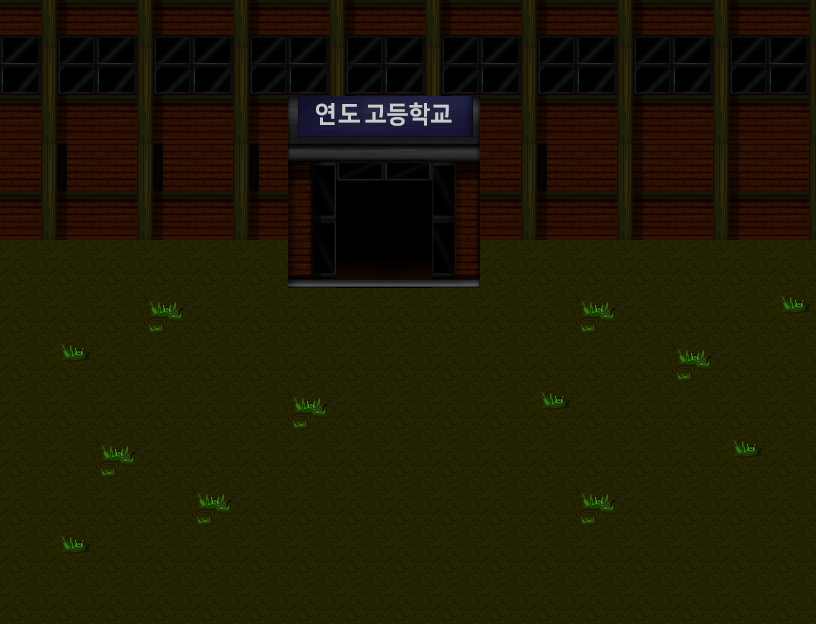

Below is a game level as drawn by its tile map, then a one-line description and the .tmx file that defines it, in full:
An orthogonal 17x13 tile map with 48x48 px tiles, 2 tile layers (Tile Layer 1, Object), 3 tilesets.

<map version="1.10" tiledversion="1.10.1" orientation="orthogonal" renderorder="right-down" width="17" height="13" tilewidth="48" tileheight="48" infinite="0" nextlayerid="3" nextobjectid="1">
 <tileset firstgid="1" source="TileSetA.tsx" />
 <tileset firstgid="129" source="TileSetC.tsx" />
 <tileset firstgid="257" source="TileSetB.tsx" />
 <layer id="1" name="Tile Layer 1" width="17" height="13">
  <data encoding="csv">
147,148,145,146,147,148,145,146,147,148,145,146,147,148,145,146,147,
137,138,137,138,137,138,137,138,137,138,137,138,137,138,137,138,137,
145,146,145,146,145,146,161,162,163,164,145,146,145,146,145,146,145,
137,138,137,138,137,138,169,174,175,172,137,138,139,140,139,140,137,
145,146,145,146,145,146,177,182,183,180,145,146,145,146,145,146,145,
101,101,101,101,101,101,185,190,191,188,101,101,101,101,101,101,101,
101,101,101,101,101,101,101,101,101,101,101,101,101,101,101,101,101,
101,101,101,101,101,101,101,101,101,101,101,101,101,101,101,101,101,
101,101,101,101,101,101,101,101,101,101,101,101,101,101,101,101,101,
101,101,101,101,101,101,101,101,101,101,101,101,101,101,101,101,101,
101,101,101,101,101,101,101,101,101,101,101,101,101,101,101,101,101,
101,101,101,101,101,101,101,101,101,101,101,101,101,101,101,101,101,
101,101,101,101,101,101,101,101,101,101,101,101,101,101,101,101,101
</data>
 </layer>
 <layer id="2" name="Object" width="17" height="13">
  <data encoding="csv">
136,135,136,135,136,135,136,135,136,135,136,135,136,135,136,135,136,
144,143,144,143,144,143,144,143,144,143,144,143,144,143,144,143,144,
0,0,0,0,0,0,165,166,167,168,0,0,0,0,0,0,0,
0,0,0,0,0,0,0,0,0,0,0,0,0,0,0,0,0,
0,0,0,0,0,0,0,0,0,0,0,0,0,0,0,0,0,
0,0,0,0,0,0,0,0,0,0,0,0,0,0,0,0,0,
0,0,0,296,0,0,0,0,0,0,0,0,296,0,0,0,311,
0,311,0,0,0,0,0,0,0,0,0,0,0,0,296,0,0,
0,0,0,0,0,0,296,0,0,0,0,311,0,0,0,0,0,
0,0,296,0,0,0,0,0,0,0,0,0,0,0,0,311,0,
0,0,0,0,296,0,0,0,0,0,0,0,296,0,0,0,0,
0,311,0,0,0,0,0,0,0,0,0,0,0,0,0,0,0,
0,0,0,0,0,0,0,0,0,0,0,0,0,0,0,0,0
</data>
 </layer>
</map>
